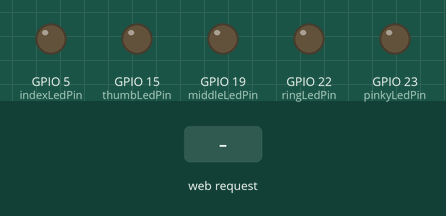
A sketch run on a simulated ESP32. On the bench: output pins drawn as LEDs (lit = HIGH). The inputs (shaded band) are chosen by the test bench. What the sketch prints to the serial monitor is not drawn.

Above: at 1.2 s.
1.3 s: HTTP request GET /led/thumb/on received
At 2.3 s:
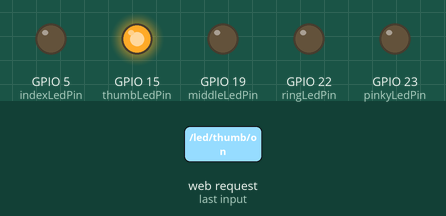
2.8 s: HTTP request GET /led/index/on received
At 3.5 s:
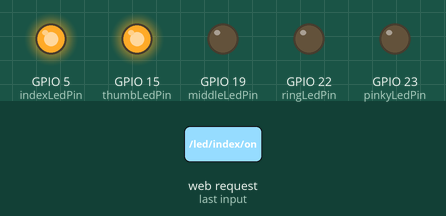
4.3 s: HTTP request GET /led/thumb/off received
At 4.6 s:
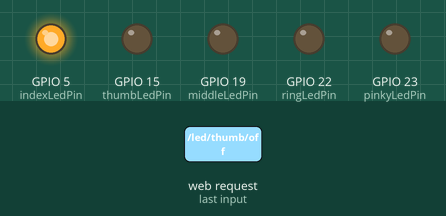
5.8 s: HTTP request GET /led/middle/on received
At 7.0 s:
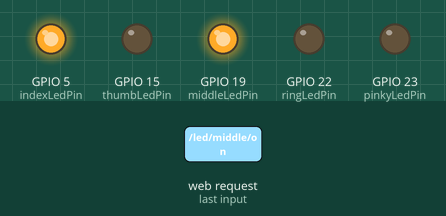
7.3 s: HTTP request GET /led/index/off received
At 8.1 s:
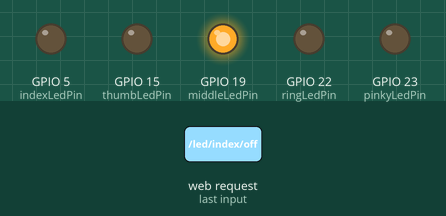
8.8 s: HTTP request GET /led/ring/on received
At 9.2 s:
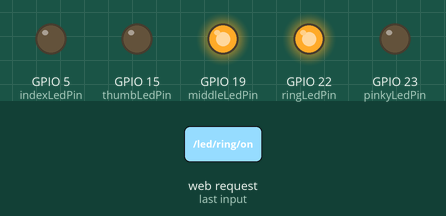
Timing chart, 0 to 11.3 s (numbered marks = the images above; inputs shaded):
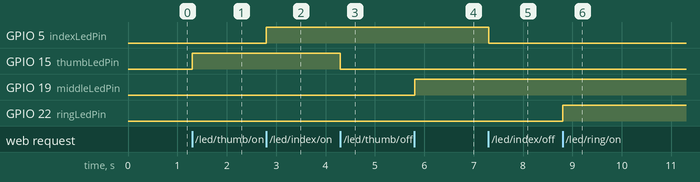

The sketch:

WebSocket_Server_fv_led.ino
```cpp
#include <WiFi.h>
#include <ESPAsyncWebServer.h>

// WIFI ACCESS POINT CREDENTIALS
const char* AP_ssid     = "WIFI";
const char* AP_password = "1234";

AsyncWebServer server(80);

// Define GPIO pins for LEDs
const int thumbLedPin = 15;
const int indexLedPin = 5;
const int middleLedPin = 19;
const int ringLedPin = 22;
const int pinkyLedPin = 23;

void setup() {
    Serial.begin(115200);

    // Set LED pins as output and turn them off initially
    pinMode(thumbLedPin, OUTPUT);
    pinMode(indexLedPin, OUTPUT);
    pinMode(middleLedPin, OUTPUT);
    pinMode(ringLedPin, OUTPUT);
    pinMode(pinkyLedPin, OUTPUT);
    digitalWrite(thumbLedPin, LOW);
    digitalWrite(indexLedPin, LOW);
    digitalWrite(middleLedPin, LOW);
    digitalWrite(ringLedPin, LOW);
    digitalWrite(pinkyLedPin, LOW);

    // Start WiFi Access Point
    Serial.println("Starting WiFi Access Point...");
    WiFi.softAP(AP_ssid, AP_password);
    Serial.println("WiFi Access Point Started");
    Serial.print("AP IP Address: ");
    Serial.println(WiFi.softAPIP());

    // Define HTTP request handlers for each LED
    server.on("/led/thumb/on", HTTP_GET, [](AsyncWebServerRequest *request){
        digitalWrite(thumbLedPin, HIGH);
        request->send(200, "text/plain", "Thumb LED is ON");
    });
    server.on("/led/thumb/off", HTTP_GET, [](AsyncWebServerRequest *request){
        digitalWrite(thumbLedPin, LOW);
        request->send(200, "text/plain", "Thumb LED is OFF");
    });
    server.on("/led/index/on", HTTP_GET, [](AsyncWebServerRequest *request){
        digitalWrite(indexLedPin, HIGH);
        request->send(200, "text/plain", "Index finger LED is ON");
    });
    server.on("/led/index/off", HTTP_GET, [](AsyncWebServerRequest *request){
        digitalWrite(indexLedPin, LOW);
        request->send(200, "text/plain", "Index finger LED is OFF");
    });
    server.on("/led/middle/on", HTTP_GET, [](AsyncWebServerRequest *request){
        digitalWrite(middleLedPin, HIGH);
        request->send(200, "text/plain", "Middle finger LED is ON");
    });
    server.on("/led/middle/off", HTTP_GET, [](AsyncWebServerRequest *request){
        digitalWrite(middleLedPin, LOW);
        request->send(200, "text/plain", "Middle finger LED is OFF");
    });
    server.on("/led/ring/on", HTTP_GET, [](AsyncWebServerRequest *request){
        digitalWrite(ringLedPin, HIGH);
        request->send(200, "text/plain", "Ring finger LED is ON");
    });
    server.on("/led/ring/off", HTTP_GET, [](AsyncWebServerRequest *request){
        digitalWrite(ringLedPin, LOW);
        request->send(200, "text/plain", "Ring finger LED is OFF");
    });
    server.on("/led/pinky/on", HTTP_GET, [](AsyncWebServerRequest *request){
        digitalWrite(pinkyLedPin, HIGH);
        request->send(200, "text/plain", "Pinky finger LED is ON");
    });
    server.on("/led/pinky/off", HTTP_GET, [](AsyncWebServerRequest *request){
        digitalWrite(pinkyLedPin, LOW);
        request->send(200, "text/plain", "Pinky finger LED is OFF");
    });

    // Start the web server
    server.begin();
    Serial.println("Server started");
}

void loop() {
    // No need for loop code as the server handles everything asynchronously
}
```

Measured:
- after the input at 1.3 s, GPIO 15 (thumbLedPin): LOW → HIGH at once
- after the input at 2.8 s, GPIO 5 (indexLedPin): LOW → HIGH at once
- after the input at 4.3 s, GPIO 15 (thumbLedPin): HIGH → LOW at once
- after the input at 5.8 s, GPIO 19 (middleLedPin): LOW → HIGH at once
- after the input at 7.3 s, GPIO 5 (indexLedPin): HIGH → LOW at once
- after the input at 8.8 s, GPIO 22 (ringLedPin): LOW → HIGH at once
